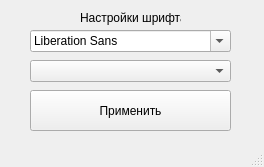
<?xml version="1.0" encoding="UTF-8"?>
<ui version="4.0">
 <class>MainWindow</class>
 <widget class="QMainWindow" name="MainWindow">
  <property name="geometry">
   <rect>
    <x>0</x>
    <y>0</y>
    <width>264</width>
    <height>167</height>
   </rect>
  </property>
  <property name="windowTitle">
   <string>MainWindow</string>
  </property>
  <widget class="QWidget" name="centralwidget">
   <widget class="QLabel" name="label">
    <property name="geometry">
     <rect>
      <x>80</x>
      <y>10</y>
      <width>101</width>
      <height>16</height>
     </rect>
    </property>
    <property name="text">
     <string>Настройки шрифта</string>
    </property>
   </widget>
   <widget class="QFontComboBox" name="fname">
    <property name="geometry">
     <rect>
      <x>30</x>
      <y>30</y>
      <width>201</width>
      <height>22</height>
     </rect>
    </property>
   </widget>
   <widget class="QComboBox" name="fsize">
    <property name="geometry">
     <rect>
      <x>30</x>
      <y>60</y>
      <width>201</width>
      <height>22</height>
     </rect>
    </property>
   </widget>
   <widget class="QPushButton" name="apply">
    <property name="geometry">
     <rect>
      <x>30</x>
      <y>90</y>
      <width>201</width>
      <height>41</height>
     </rect>
    </property>
    <property name="text">
     <string>Применить</string>
    </property>
   </widget>
  </widget>
  <widget class="QStatusBar" name="statusbar"/>
 </widget>
 <resources/>
 <connections/>
</ui>
